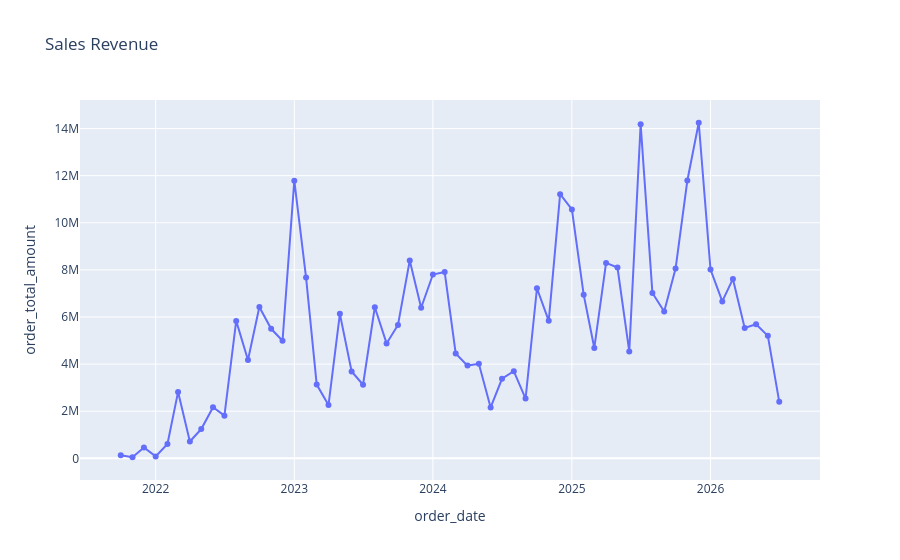

Notebook source saved alongside this figure:
### Code cell
sales = (
    valid_sales.groupby(
        valid_sales["order_date"].dt.to_period("M")
    )["order_total_amount"]
    .sum()
    .reset_index()
)
sales["order_date"] = sales["order_date"].astype(str)
fig = px.line(
    sales,
    x="order_date",
    y="order_total_amount",
    markers='markers',
    title="Sales Revenue"
)

fig.show()

### Figure 1 — Plotly figure (JSON) as saved in the notebook; plotly's stock layout.template omitted (floating-point values rounded to 4 significant figures)
{"data": [{"hovertemplate": "order_date=%{x}<br>order_total_amount=%{y}<extra></extra>", "legendgroup": "", "line": {"color": "#636efa", "dash": "solid"}, "marker": {"symbol": "circle"}, "mode": "lines+markers", "name": "", "orientation": "v", "showlegend": false, "type": "scatter", "x": ["2021-10", "2021-11", "2021-12", "2022-01", "2022-02", "2022-03", "2022-04", "2022-05", "2022-06", "2022-07", "2022-08", "2022-09", "2022-10", "2022-11", "2022-12", "2023-01", "2023-02", "2023-03", "2023-04", "2023-05", "2023-06", "2023-07", "2023-08", "2023-09", "2023-10", "2023-11", "2023-12", "2024-01", "2024-02", "2024-03", "2024-04", "2024-05", "2024-06", "2024-07", "2024-08", "2024-09", "2024-10", "2024-11", "2024-12", "2025-01", "2025-02", "2025-03", "2025-04", "2025-05", "2025-06", "2025-07", "2025-08", "2025-09", "2025-10", "2025-11", "2025-12", "2026-01", "2026-02", "2026-03", "2026-04", "2026-05", "2026-06", "2026-07"], "xaxis": "x", "y": [130100.0, 46540.0, 460200.0, 81960.0, 611000.0, 2820000.0, 716900.0, 1244000.0, 2170000.0, 1812000.0, 5834000.0, 4178000.0, 6426000.0, 5499000.0, 4990000.0, 11790000.0, 7676000.0, 3131000.0, 2262000.0, 6135000.0, 3688000.0, 3124000.0, 6414000.0, 4878000.0, 5662000.0, 8398000.0, 6392000.0, 7805000.0, 7909000.0, 4453000.0, 3938000.0, 4012000.0, 2159000.0, 3377000.0, 3701000.0, 2538000.0, 7221000.0, 5838000.0, 11210000.0, 10570000.0, 6948000.0, 4685000.0, 8295000.0, 8101000.0, 4538000.0, 14180000.0, 7021000.0, 6235000.0, 8058000.0, 11790000.0, 14250000.0, 8014000.0, 6663000.0, 7617000.0, 5535000.0, 5693000.0, 5199000.0, 2400000.0], "yaxis": "y"}], "layout": {"legend": {"tracegroupgap": 0}, "title": {"text": "Sales Revenue"}, "xaxis": {"anchor": "y", "domain": [0, 1], "title": {"text": "order_date"}}, "yaxis": {"anchor": "x", "domain": [0, 1], "title": {"text": "order_total_amount"}}}}
